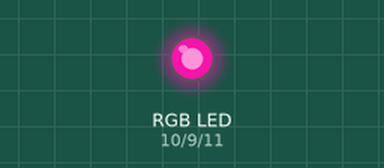
Recording of a sketch running on a simulated Arduino Uno, built with avr-gcc and run on an emulated ATmega328P. On the bench: an RGB LED mixed from three pins (HIGH = lit). Dim RGB values are drawn brighter than linear; random numbers use the default seed unless the sketch sets one.

Above: at 0.1 s.
At 5.1 s:
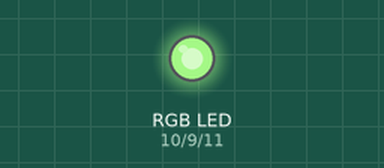
At 10.11 s:
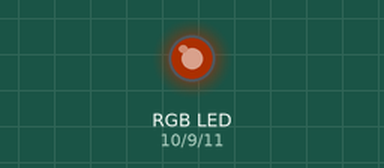
At 19.93 s:
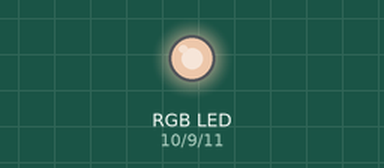
At 29.74 s:
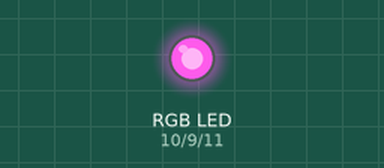
At 39.76 s:
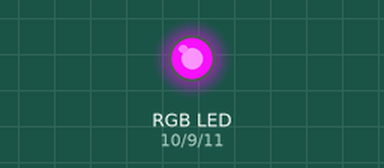
Timing chart, 0 to 40.0 s (numbered marks = the images above):
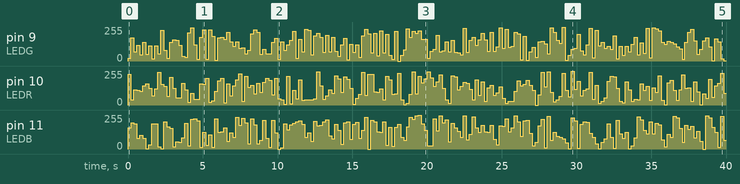

Measured:
- by itself, pin 9 (LEDG): 0/255 → 19/255 at 0.00 s, → 175/255 0.20 s later, → 68/255 0.20 s later, → 120/255 0.20 s later, … (200 changes in this stretch)
- by itself, pin 10 (LEDR): 0/255 → 232/255 at 0.00 s, → 38/255 0.20 s later, → 114/255 0.20 s later, → 109/255 0.20 s later, … (200 changes in this stretch)

The sketch:

Clase1_1.ino
```cpp
int LEDG = 9;
int LEDR = 10;
int LEDB = 11;

void setup() {
  pinMode(LEDR, OUTPUT);
  pinMode(LEDG, OUTPUT);
  pinMode(LEDB, OUTPUT);
}

void loop() {
  /*for(int i = 0; i < 256; i+=5) {
    for(int j = 0; j < 256; j+=5) {
      for(int k = 0; k < 256; k+=5) {
        analogWrite(LEDR, i);
        analogWrite(LEDG, j);
        analogWrite(LEDB, k);
        //delay(10);
      }
    }
  }
  for(int i = 255; i >= 0; i-=5){
    analogWrite(LEDR, i);
    analogWrite(LEDG, i);
    analogWrite(LEDB, i);
    delay(30);
  }*/
  analogWrite(LEDR, random(255));
  analogWrite(LEDG, random(255));
  analogWrite(LEDB, random(255));
  delay(200);
}
```
